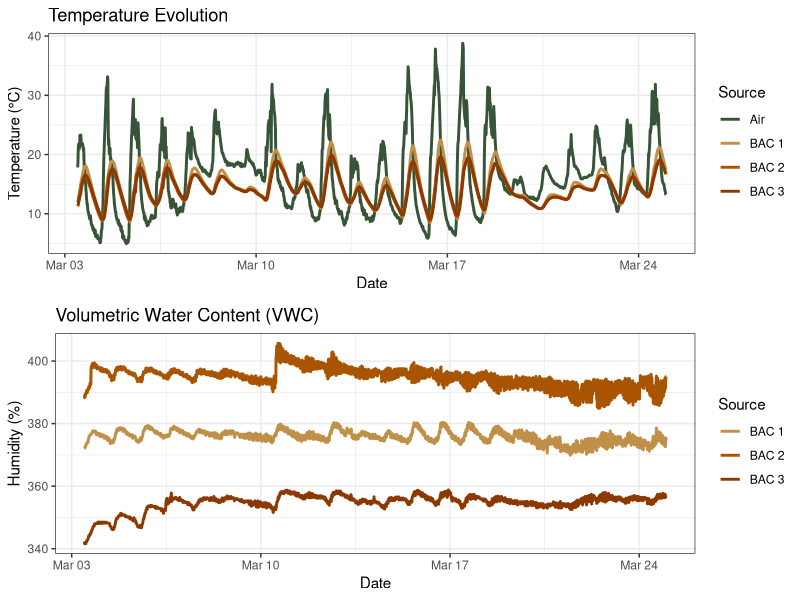

Write R code to recreate this figure.
# Load required libraries
library(ggplot2)
library(tidyr)
library(dplyr)
library(lubridate)
library(gridExtra)

# 1. Data Loading and Cleaning
# Reading the CSV, handling headers and missing values
raw_data <- read.csv("images_acquisition/BACs_sensors.dat", sep = ",", skip = 1, na.strings = c("NAN", "NA"))
# Removing the first 9 rows (likely sensor calibration/header noise)
clean_data <- raw_data[-c(1:9), ]

# Define custom color palette for publication
sensor_colors <- c("BAC 1" = "#c09048",  
                   "BAC 2" = "#a85400",  
                   "BAC 3" = "#8c3800",  
                   "Air"    = "#385438")

# 2. Data Formatting
# Convert TIMESTAMP to POSIXct date-time format
clean_data$TIMESTAMP <- as.POSIXct(clean_data$TIMESTAMP, format="%Y-%m-%d %H:%M")

# Ensure all character columns are converted to numeric for plotting
clean_data <- clean_data %>%
  mutate_if(is.character, as.numeric)

# Define the observation window
start_date <- as.POSIXct("2025-02-28 16:00:00")
end_date   <- as.POSIXct("2025-03-25 00:00:00")

# 3. Temperature (TC) Data Transformation
temp_long <- clean_data %>%
  select(TIMESTAMP, TC.1., TC.2., TC.3., TC.4.) %>%
  pivot_longer(cols = starts_with("TC"), names_to = "Source", values_to = "Temperature") %>%
  mutate(Source = recode(Source, 
                         "TC.1." = "BAC 1", 
                         "TC.2." = "BAC 2", 
                         "TC.3." = "BAC 3", 
                         "TC.4." = "Air")) %>%
  filter(TIMESTAMP >= start_date & TIMESTAMP <= end_date)

# 4. Volumetric Water Content (VWC) Data Transformation
hum_long <- clean_data %>%
  select(TIMESTAMP, VWC.1., VWC.2., VWC.3.) %>%
  pivot_longer(cols = starts_with("VWC"), names_to = "Source", values_to = "Moisture") %>%
  mutate(Source = recode(Source, 
                         "VWC.1." = "BAC 1", 
                         "VWC.2." = "BAC 2", 
                         "VWC.3." = "BAC 3")) %>%
  filter(TIMESTAMP >= start_date & TIMESTAMP <= end_date)

# 5. Visualization
# Temperature Plot
p_temp <- ggplot(temp_long, aes(x = TIMESTAMP, y = Temperature, color = Source)) +
  geom_line(linewidth = 1) + # Note: 'size' is deprecated in newer ggplot2, use 'linewidth'
  scale_color_manual(values = sensor_colors) +
  labs(title = "Temperature Evolution", x = "Date", y = "Temperature (°C)") +
  theme_bw()

# Moisture Plot
p_hum <- ggplot(hum_long, aes(x = TIMESTAMP, y = Moisture, color = Source)) +
  geom_line(linewidth = 1) +
  scale_color_manual(values = sensor_colors) +
  labs(title = "Volumetric Water Content (VWC)", x = "Date", y = "Humidity (%)") +
  theme_bw()

# Display both figures in a single column
grid.arrange(p_temp, p_hum, ncol = 1)